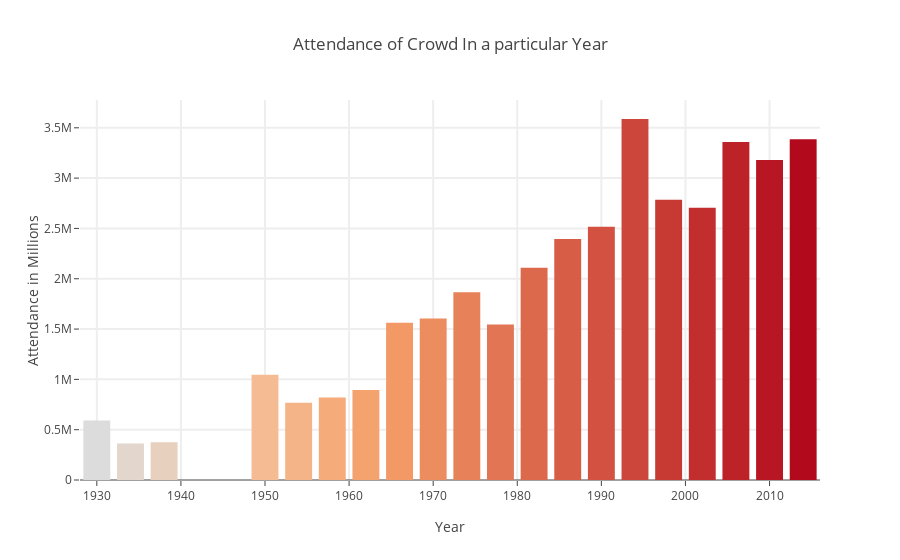

Notebook cell for this chart:
### Code cell
import plotly.plotly as py
import plotly.graph_objs as go

matches=pd.read_csv("WorldCupMatches.csv")
matches = matches.drop_duplicates(subset="MatchID",keep="first")
matches = matches[matches["Year"].notnull()]
att = matches.groupby("Year")["Attendance"].sum().reset_index()
att["Year"] = att["Year"].astype(int)
att = matches.groupby("Year")["Attendance"].sum().reset_index()
att["Year"] = att["Year"].astype(int)

trace0 = go.Bar(
    x=att['Year'],
    y=att['Attendance'],
    name='AA',
    marker=dict(
        color=att['Year']
    )
)
data = [trace0]

layout= go.Layout(
    title= 'Attendance of Crowd In a particular Year',
    hovermode= 'closest',
    xaxis= dict(
        title= 'Year',
        ticklen= 5,
        zeroline= False,
        gridwidth= 2,
    ),
    yaxis=dict(
        title= 'Attendance in Millions',
        ticklen= 5,
        gridwidth= 2,
    ),
    showlegend= False
    
)
fig=go.Figure(data=data,layout=layout)
iplot(fig)

### Figure 1 — Plotly figure (JSON) as saved in the notebook; plotly's stock layout.template omitted (floating-point values rounded to 4 significant figures)
{"data": [{"marker": {"color": [1930, 1934, 1938, 1950, 1954, 1958, 1962, 1966, 1970, 1974, 1978, 1982, 1986, 1990, 1994, 1998, 2002, 2006, 2010, 2014]}, "name": "AA", "type": "bar", "uid": "544993c8-2b26-48ac-bcff-9b560b3494f4", "x": [1930, 1934, 1938, 1950, 1954, 1958, 1962, 1966, 1970, 1974, 1978, 1982, 1986, 1990, 1994, 1998, 2002, 2006, 2010, 2014], "y": [590549, 363000, 375700, 1045246, 768607, 819810, 893172, 1563135, 1603975, 1865753, 1545791, 2109723, 2394031, 2516215, 3587538, 2785100, 2705197, 3359439, 3178856, 3386810]}], "layout": {"hovermode": "closest", "showlegend": false, "title": {"text": "Attendance of Crowd In a particular Year"}, "xaxis": {"gridwidth": 2, "ticklen": 5, "title": {"text": "Year"}, "zeroline": false}, "yaxis": {"gridwidth": 2, "ticklen": 5, "title": {"text": "Attendance in Millions"}}}}
